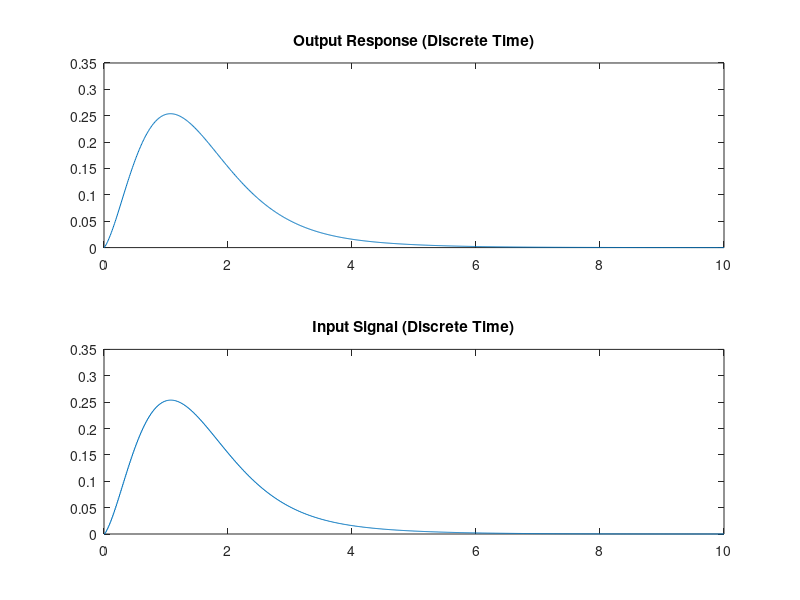

This chart was generated by the following MATLAB code:
%%%%%%%%%%%%%%%%%%%%%%%%%%%%%%%%%%%%%%%%%%%%%
%% 系统离散化 代码
%% 作者：简涛
%%%%%%%%%%%%%%%%%%%%%%%%%%%%%%%%%%%%%%%%%%%%%
%% 程序初始化，清空工作空间，缓存，
clear all;
close all;
clc;
% 读取Octave控制数据库（注：如使用Matlab，可删除或注释掉本行代码）
%pkg load control;
%%%%%%%%%%%%%%%%%%%%%%%%%%
%% 定义小车倒立摆物理性质
r = 0.075; %车轮的半径
d= 0.4048; %左轮、右轮两个轮子间的距离
l = 0.085; %摆杆质心到转轴距离
m = 0.32; %车轮的质量
M = 10.43; %摆杆质量
I = (1/2)*m*r^2; %车轮的转动惯量
Jz = (1/3)*m*l^2; %机器人机体对 z 轴的运动时产生的转动惯量(俯仰方向)
Jy = (1/12)*m*d^2; %机器人机体对 y 轴的运动时产生的转动惯量(偏航方向)
g = 9.8; %重力加速度b = 1e-4;
%% 状态空间矩阵
Q_eq = Jz*M + (Jz+M*l*l) * (2*m+(2*I)/r^2);
% A为系统矩阵
A_23=-(M^2*l^2*g)/Q_eq;
A_43=M*l*g*(M+2*m+(2*I/r^2))/Q_eq;  
A = [0 1 0 0;
0 0 A_23 0;
0 0 0 1;
0 0 A_43 0];
% B为输入矩阵
B_21=(Jz+M*l^2+M*l*r)/Q_eq/r;
B_41=-((M*l/r)+M+2*m+(2*I/r^2))/Q_eq;
B = [0 ;
2*B_21;
0 ;
2*B_41];
% C为输出矩阵
C = [1 0 0 0;
0 0 1 0];
D = [0;0];
%定义两组采样时间
Ts = 0.01;
%根据公式计算；
%Fd_1 = expm(A*Ts_1)
%Gd_1 = pinv(A)*(Fd_1-eye(size(Fd_1)))*B
sys_continuous=ss(A,B,C,D);
sys_discrete=c2d(sys_continuous, Ts, 'zoh');
A_discrete = sys_discrete.A;
B_discrete = sys_discrete.B;
C_discrete = sys_discrete.C;
D_discrete = sys_discrete.D;

% 设计离散时间 LQR 控制器
Q = diag([4 4 6 4]);  % 状态权重矩阵
R = 0.9;      % 输入权重矩阵

[K, S, e] = dlqr(sys_discrete.A, sys_discrete.B, Q, R);

sys_discrete.A=sys_discrete.A-sys_discrete.B*K;

% 初始条件
x0=[0 0 0.43 0];
t_discrete = 0:Ts:10;  % 离散时间向量
[row_count, col_count] = size(t_discrete);
% 创建与 TS 相似的零矩阵
u_discrete = zeros(row_count, col_count);%0输入

[y_discrete, t_discrete, x_discrete] = lsim(sys_discrete, u_discrete, t_discrete,x0);

% 绘制仿真结果
subplot(2, 1, 1);
plot(t_discrete, y_discrete(:,1));
title('Output Response (Discrete Time)');

subplot(2, 1, 2);
stairs(t_discrete, y_discrete(:,1));
title('Input Signal (Discrete Time)');
